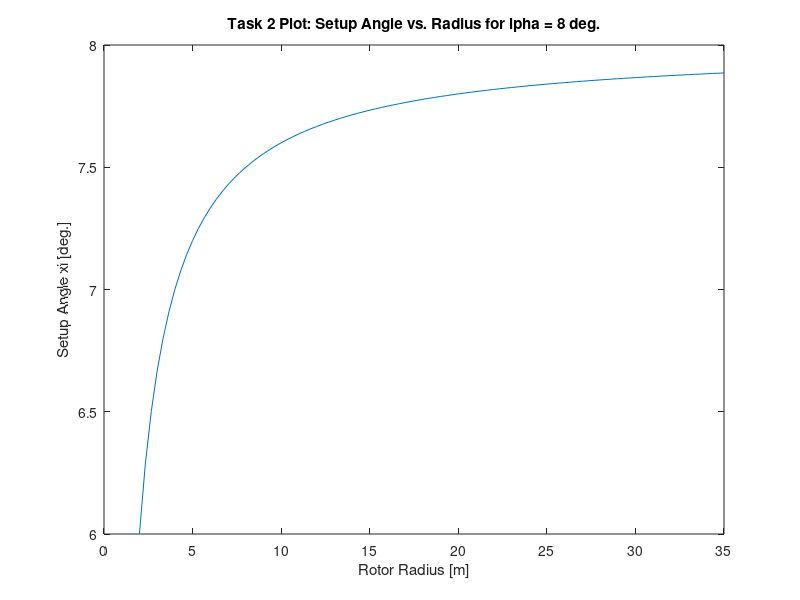

Write MATLAB code to recreate this figure.
%% Task 2 Problem Statement

%% Constants/Initializations

p = 1.18; %[kg/m3]
v1 = 12; %[m/s]
a = 8; %[deg]
CL = 1.27; %unitless, coeff. of lift
n = 3; %unitless, 3 blades
Kh = 2.7; %[m], chord at hub r = rh
o = 0.40; %unitless, taper ratio
rh = 2.0; %[m], radius at hub
R = 35.0; %[m], radius at tip
w = 2.0; %[rad/s], angular rotation speed

lambda = w*R/v1;
rhat = rh/R;

%% Plot

r = linspace(rh,R,100); %[m], linspace
w_deg = rad2deg(w);
zeta = a - atand(2*R*v1./(3*w_deg*R.*r)); %[deg]
plot(r,zeta);
xlabel("Rotor Radius [m]");
ylabel("Setup Angle \xi [deg.]");
title("Task 2 Plot: Setup Angle vs. Radius for \alpha = 8 deg.");